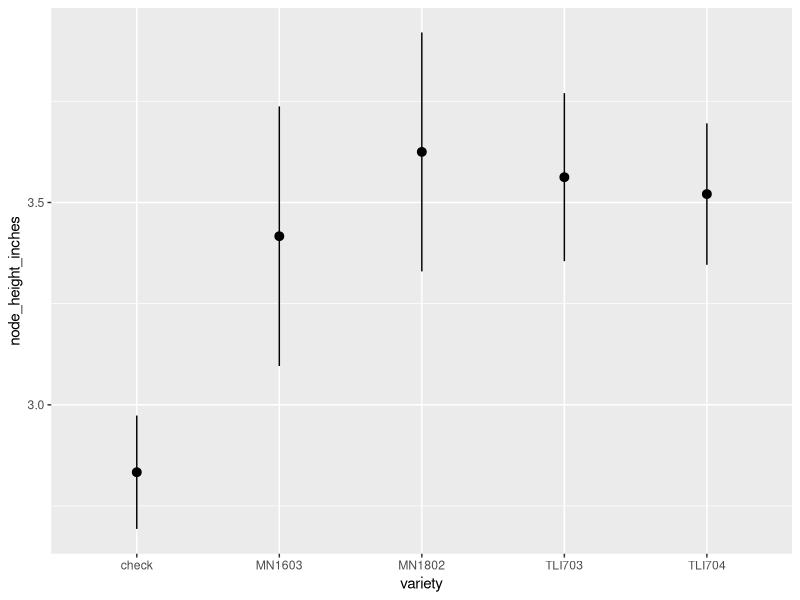
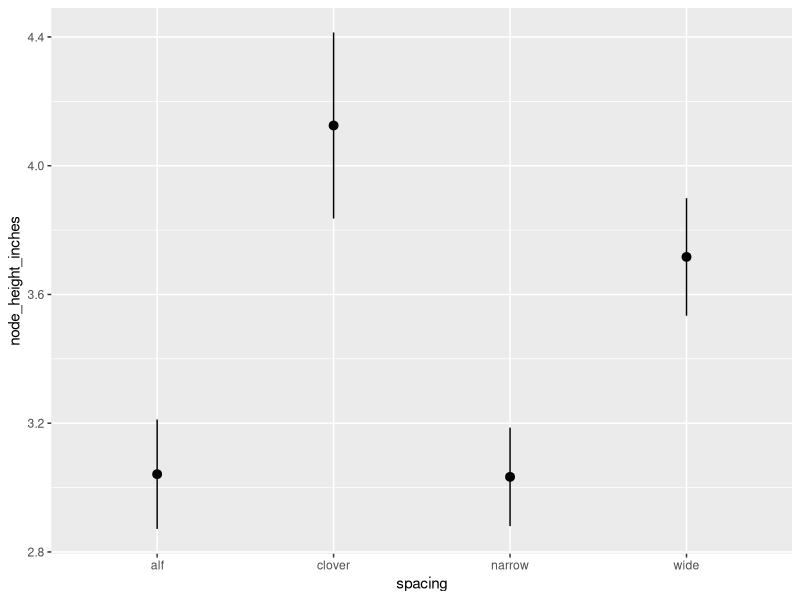
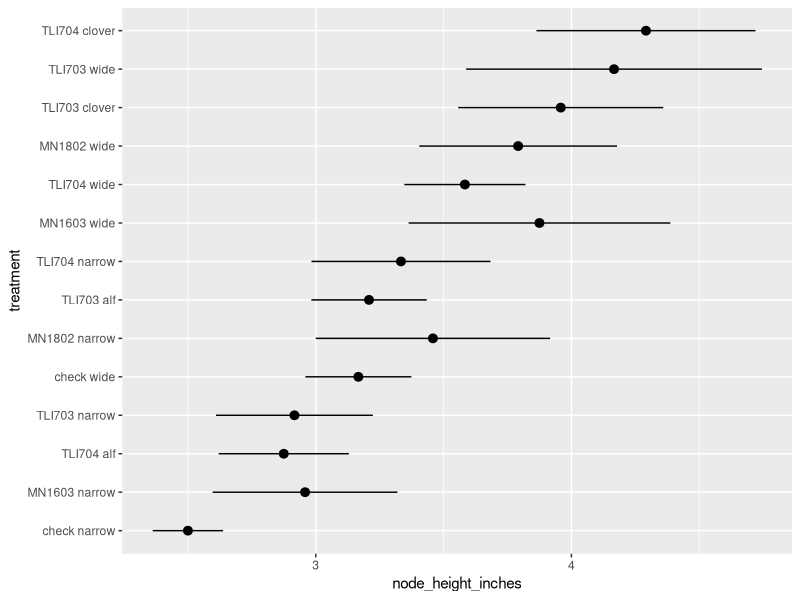

The R source for these figures, in order:
read.csv("GEM scoring 17May2024 by Jesse - Sheet1.csv") -> dat

read.csv("GEM scoring 17May2024 by Jesse - Sheet2.csv") -> trt_matrix

library(tidyverse)

dat %>% 
  select(-c(1:3,5:7)) %>% 
  pivot_longer(cols = 2:4) %>% 
  select(-2) %>% 
  rename(node_height_inches = value) %>% 
  left_join(trt_matrix) %>% 
  ggplot(aes(variety,node_height_inches)) +
  stat_summary()


dat %>% 
  select(-c(1:3,5:7)) %>% 
  pivot_longer(cols = 2:4) %>% 
  select(-2) %>% 
  rename(node_height_inches = value) %>% 
  left_join(trt_matrix) %>% 
  ggplot(aes(spacing,node_height_inches)) +
  stat_summary()

dat %>% 
  select(-c(1:3,5:7)) %>% 
  pivot_longer(cols = 2:4) %>% 
  select(-2) %>% 
  rename(node_height_inches = value) %>% 
  left_join(trt_matrix) %>% 
  mutate(treatment = paste(variety,spacing)) %>% 
  mutate(treatment = fct_reorder(treatment,node_height_inches)) %>% 
  ggplot(aes(treatment,node_height_inches)) +
  stat_summary() +
  coord_flip()
  